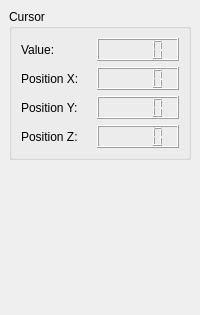
  <widget class="QDockWidget" name="dockWidget_Information" >
   <property name="minimumSize" >
    <size>
     <width>175</width>
     <height>245</height>
    </size>
   </property>
   <property name="windowTitle" >
    <string>Information</string>
   </property>
   <attribute name="dockWidgetArea" >
    <number>2</number>
   </attribute>
   <widget class="QWidget" name="dockWidgetContents_8" >
    <layout class="QVBoxLayout" name="verticalLayout_2" >
     <property name="spacing" >
      <number>6</number>
     </property>
     <property name="margin" >
      <number>9</number>
     </property>
     <item>
      <widget class="QGroupBox" name="groupBox_3" >
       <property name="minimumSize" >
        <size>
         <width>0</width>
         <height>0</height>
        </size>
       </property>
       <property name="sizeIncrement" >
        <size>
         <width>0</width>
         <height>0</height>
        </size>
       </property>
       <property name="font" >
        <font>
         <stylestrategy>PreferDefault</stylestrategy>
         <kerning>true</kerning>
        </font>
       </property>
       <property name="autoFillBackground" >
        <bool>false</bool>
       </property>
       <property name="title" >
        <string>Cursor</string>
       </property>
       <property name="flat" >
        <bool>false</bool>
       </property>
       <property name="checkable" >
        <bool>false</bool>
       </property>
       <property name="checked" >
        <bool>false</bool>
       </property>
       <layout class="QGridLayout" name="gridLayout" >
        <property name="margin" >
         <number>9</number>
        </property>
        <property name="spacing" >
         <number>6</number>
        </property>
        <item row="0" column="0" >
         <widget class="QLabel" name="label_3" >
          <property name="maximumSize" >
           <size>
            <width>70</width>
            <height>16777215</height>
           </size>
          </property>
          <property name="text" >
           <string>Value:</string>
          </property>
         </widget>
        </item>
        <item row="0" column="1" >
         <widget class="QLCDNumber" name="lcdNumber" >
          <property name="minimumSize" >
           <size>
            <width>81</width>
            <height>23</height>
           </size>
          </property>
          <property name="segmentStyle" >
           <enum>QLCDNumber::Filled</enum>
          </property>
         </widget>
        </item>
        <item row="1" column="0" >
         <widget class="QLabel" name="label_4" >
          <property name="maximumSize" >
           <size>
            <width>70</width>
            <height>16777215</height>
           </size>
          </property>
          <property name="text" >
           <string>Position X:</string>
          </property>
         </widget>
        </item>
        <item row="1" column="1" >
         <widget class="QLCDNumber" name="lcdNumber_2" >
          <property name="minimumSize" >
           <size>
            <width>81</width>
            <height>23</height>
           </size>
          </property>
          <property name="segmentStyle" >
           <enum>QLCDNumber::Filled</enum>
          </property>
         </widget>
        </item>
        <item row="2" column="0" >
         <widget class="QLabel" name="label_6" >
          <property name="maximumSize" >
           <size>
            <width>70</width>
            <height>16777215</height>
           </size>
          </property>
          <property name="text" >
           <string>Position Y:</string>
          </property>
         </widget>
        </item>
        <item row="2" column="1" >
         <widget class="QLCDNumber" name="lcdNumber_3" >
          <property name="minimumSize" >
           <size>
            <width>81</width>
            <height>23</height>
           </size>
          </property>
          <property name="segmentStyle" >
           <enum>QLCDNumber::Filled</enum>
          </property>
         </widget>
        </item>
        <item row="3" column="0" >
         <widget class="QLabel" name="label_5" >
          <property name="maximumSize" >
           <size>
            <width>70</width>
            <height>16777215</height>
           </size>
          </property>
          <property name="text" >
           <string>Position Z:</string>
          </property>
         </widget>
        </item>
        <item row="3" column="1" >
         <widget class="QLCDNumber" name="lcdNumber_4" >
          <property name="minimumSize" >
           <size>
            <width>81</width>
            <height>23</height>
           </size>
          </property>
          <property name="segmentStyle" >
           <enum>QLCDNumber::Filled</enum>
          </property>
         </widget>
        </item>
       </layout>
      </widget>
     </item>
     <item>
      <spacer name="verticalSpacer_2" >
       <property name="orientation" >
        <enum>Qt::Vertical</enum>
       </property>
       <property name="sizeHint" stdset="0" >
        <size>
         <width>20</width>
         <height>146</height>
        </size>
       </property>
      </spacer>
     </item>
    </layout>
   </widget>
  </widget>
